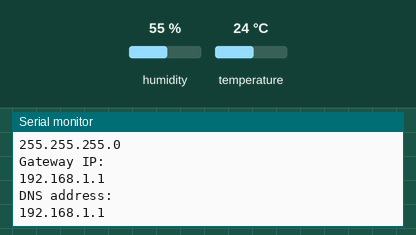
The sketch below on a simulated ESP8266 (NodeMCU). Shown: the last lines printed to the serial monitor. The test bench sets the inputs (shaded band); at power-on: humidity 55 %, temperature 24 °C. WiFi joins after 1.5 s; servers stay silent unless stated; uploads are accepted with an empty reply.

Above: at 3.8 s.
3.9 s: humidity set to 22 %
At 5.4 s:
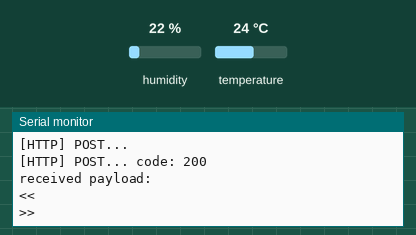
7.1 s: temperature set to 12 °C
At 9.23 s:
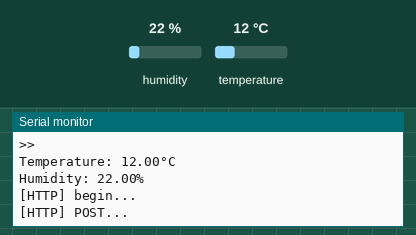
10.3 s: humidity set to 40 %
At 11.44 s:
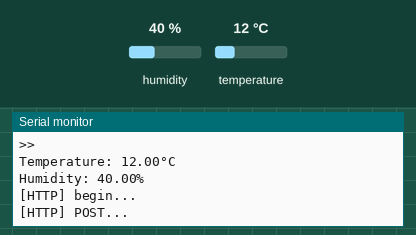
Timing chart, 0 to 13.3 s (numbered marks = the images above; inputs shaded):
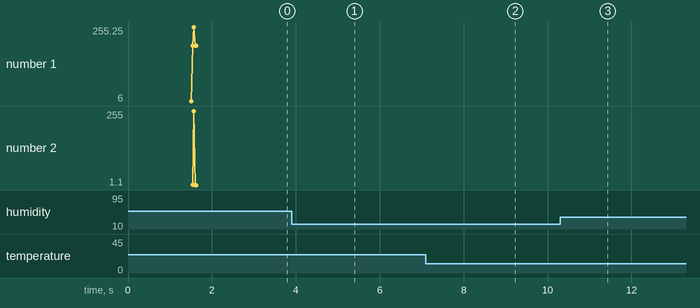

The sketch:

esp8266-dht22.ino
```cpp
#include <Adafruit_Sensor.h>
#include <DHT.h>
#include <DHT_U.h>
#include <ESP8266WiFi.h>
#include <ESP8266WiFiMulti.h>
#include <ESP8266HTTPClient.h>

#define SERVER_IP "192.168.10.199"
#define SERVER_PORT "1880"
#ifndef STASSID
#define STASSID "KKU-EE-IoT"
#define STAPSK "ee@kku1234"
#endif
#define DHTPIN D4
#define DHTTYPE DHT22

const char *ssid = STASSID;
const char *password = STAPSK;

ESP8266WiFiMulti WiFiMulti;

DHT_Unified dht(DHTPIN, DHTTYPE);

uint32_t delayMS;

void setup()
{
    Serial.begin(9600);
    WiFi.mode(WIFI_STA);
    WiFiMulti.addAP(ssid, password);
    Serial.println();
    Serial.println();
    Serial.print("Wait for Connect to WiFi... ");
    while (WiFiMulti.run() != WL_CONNECTED)
    {
        Serial.print("#.");
        delay(1000);
    }
    Serial.println("");
    Serial.println("WiFi connected");
    Serial.println("SSID:");
    Serial.println(WiFi.SSID());
    Serial.println("Channel: ");
    Serial.println(WiFi.channel());
    Serial.println("MAC address: ");
    Serial.println(WiFi.macAddress());
    Serial.println("IP address: ");
    Serial.println(WiFi.localIP());
    Serial.println("Subnet Masks: ");
    Serial.println(WiFi.subnetMask());
    Serial.println("Gateway IP: ");
    Serial.println(WiFi.gatewayIP());
    Serial.println("DNS address: ");
    Serial.println(WiFi.dnsIP());

    dht.begin();
    sensor_t sensor;
    dht.temperature().getSensor(&sensor);
    dht.humidity().getSensor(&sensor);
    delayMS = sensor.min_delay / 1000;

    delay(1000);
}

void loop()
{
    delay(delayMS);
    sensor_t sensor;
    sensors_event_t event;
    dht.temperature().getEvent(&event);
    if (isnan(event.temperature))
    {
        Serial.println(F("Error reading temperature!"));
    }
    else
    {
        Serial.print(F("Temperature: "));
        Serial.print(event.temperature);
        Serial.println(F("°C"));

    }
    float temp = event.temperature;
    dht.humidity().getEvent(&event);
    if (isnan(event.relative_humidity))
    {
        Serial.println(F("Error reading humidity!"));
    }
    else
    {
        Serial.print(F("Humidity: "));
        Serial.print(event.relative_humidity);
        Serial.println(F("%"));

    }
    float humd = event.relative_humidity;
    String stemp = "";
    stemp += temp;
    String shumd = "";
    shumd += humd;
    if ((WiFi.status() == WL_CONNECTED))
    {
        WiFiClient client;
        HTTPClient http;
        Serial.print("[HTTP] begin...\n");
        http.begin(client, "http://" SERVER_IP ":" SERVER_PORT "/s1/");
        http.addHeader("Content-Type", "application/json");
        Serial.print("[HTTP] POST...\n");
        int httpCode = http.POST("{\"id\": \"10\",\"temp\": " + stemp + ",\"humd\": " + shumd + "}");
        if (httpCode > 0)
        {
            Serial.printf("[HTTP] POST... code: %d\n", httpCode);
            if (httpCode == HTTP_CODE_OK)
            {
                const String &payload = http.getString();
                Serial.println("received payload:\n<<");
                Serial.println(payload);
                Serial.println(">>");
            }
        }
        else
        {
            Serial.printf("[HTTP] POST... failed, error: %s\n", http.errorToString(httpCode).c_str());
        }
        http.end();
    }
}
```

Measured:
- after the input at 3.9 s, the serial monitor: prints a new line after 0.75 s (image 1)
- after the input at 7.1 s, the serial monitor: prints a new line after 2.0 s (image 2)
- after the input at 10.3 s, the serial monitor: prints a new line after 0.98 s (image 3)
